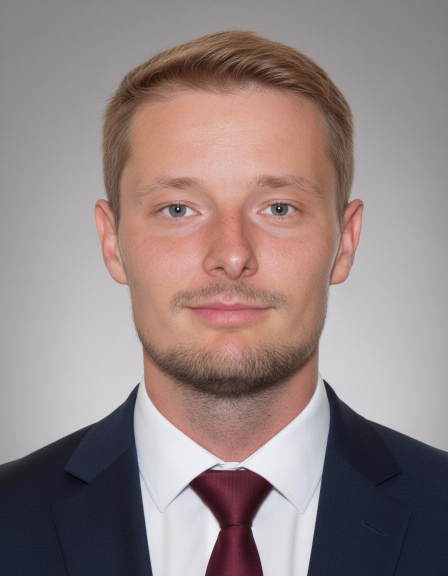
#> input picture portrait.jpg, 896 x 1152 px, found by its file name (shown at 1/2 size)
$ python -i generate_carousel.py   (imports and definitions only)
#> lines starting #> are read from the running program, lines starting #| are printed output that depends on the picture
#!/usr/bin/env python3
"""
generate_carousel.py — Solid Safety LinkedIn carousel generator

Renders the "SolidSafety Carousel" Claude Design template to a print-ready
PDF (each page = one swipeable slide) plus individual PNGs.

    python generate_carousel.py slides.txt --out zarazeni_objektu

Slide script: blocks separated by a line containing only ///
Each block starts with a layout tag, then key: value lines and - items.

    [cover]      eyebrow, title, sub
    [list]       eyebrow, title, - Heading :: description   (2-4 items)
    [stat]       eyebrow, number, lead, note
    [compare]    eyebrow, title, left: LABEL + items, right: LABEL + items, note
    [table]      eyebrow, title, cols: A | B | C, row: x | y | z, note
    [outro]      eyebrow, title, sub   (all optional — defaults below)

The outro slide is appended automatically if the script doesn't end with one,
so the closing CTA is identical on every carousel.

Assets expected next to this script (or set ASSET_DIR / FONT_DIR):
    bg.jpg, portrait.jpg, fonts/SourceSerif4-{400,600,700}.ttf,
    fonts/Archivo-{400,600,800}.ttf
"""

import argparse
import math
import os
import sys

import numpy as np
from PIL import Image, ImageDraw, ImageEnhance, ImageFilter, ImageFont

# ---------------------------------------------------------------- tokens

W, H = 1080, 1350
PAD = 72

BG_DARK = (13, 13, 13)          # #0d0d0d
BG_LIGHT = (243, 242, 242)      # #f3f2f2
INK = (32, 30, 29)              # #201e1d
MUTED_INK = (74, 70, 69)        # #4a4645
ACCENT = (214, 140, 45)         # amber on dark backgrounds
ACCENT_INK = (168, 96, 16)      # darker amber for the light slides
ON_DARK = (255, 255, 255)
ON_DARK_SUB = (220, 217, 215)   # #dcd9d7
ON_DARK_MUTE = (185, 181, 178)  # #b9b5b2
DIVIDER = (32, 30, 29, 89)      # #201e1d @ 35%
RULE_ON_DARK = (255, 255, 255, 102)

ASSET_DIR = ""
FONT_DIR = "fonts"
BG_IMAGE = "bg.jpg"
PORTRAIT = "portrait.jpg"

BRAND = "SOLID SAFETY"
SITE = "solidsafety.cz"
SWIPE = "Listujte →"
NAME = "Radek Morávek"
ROLE = "Solid Safety · HSE konzultant"

# Closing slide — same on every carousel unless the script overrides it.
OUTRO_EYEBROW = "Ukázka nástroje"
OUTRO_TITLE = "Zařazení objektu spočítá nástroj, ne tabulka v Excelu."
OUTRO_SUB = ("Napište mi zprávu a pošlu ukázku nástroje, "
             "který výpočet zařazení objektu provede za vás.")

SERIF = {400: "SourceSerif4-400.ttf", 600: "SourceSerif4-600.ttf",
         700: "SourceSerif4-700.ttf"}
SANS = {400: "Archivo-400.ttf", 600: "Archivo-600.ttf",
        800: "Archivo-800.ttf"}
DISPLAY = "Anton-Regular.ttf"          # story style: condensed heavy caps

# ---- story style ----------------------------------------------------------
STORY_BG = (12, 12, 12)
STORY_PAD = 64
IMAGE_DIR = "images"
STORY_BRAND = "SOLID SAFETY"
STORY_ACCENT = (183, 110, 25)   # muted amber, story style only

_font_cache = {}


def serif(size, weight=400):
    return _load(SERIF[weight], size)


def sans(size, weight=400):
    return _load(SANS[weight], size)


# [8 lines left out: function _load, not called in this run]


def asset(name):
    return os.path.join(ASSET_DIR, name) if ASSET_DIR else name


# ---------------------------------------------------------------- text

# [40 lines left out: functions measure, write, wrap, para, not called in this run]


def para_h(d, text, f, max_w, line_height, tracking=0.0):
    return len(wrap(d, text, f, max_w, tracking)) * line_height


def cap_height(f):
    """Rough visual top offset — Pillow draws from the ascender."""
    return f.getbbox("H")[1]


# ---------------------------------------------------------------- chrome

# [335 lines left out: functions hairline, photo_bg, circle_portrait, eyebrow, footer_light, footer_dark and 6 more, not called in this run]


# ================================================================ story style
#
# Case-study format: one photo per slide, two-tone condensed headline,
# tick-marked bullets, and a "kicker" pay-off line anchored to the bottom.
# Accent runs are marked **like this** in any field.


def display(size):
    return _load(DISPLAY, size)


# [61 lines left out: functions runs, rich_wrap, rich_draw, fit_display, not called in this run]


def grain(img, strength=16):
    """Light film grain so the flat panel doesn't look like a PDF export."""
    arr = np.asarray(img.convert("RGB")).astype(np.int16)
    noise = np.random.default_rng(4).normal(0, strength, arr.shape[:2])[..., None]
    arr = np.clip(arr + noise, 0, 255).astype(np.uint8)
    return Image.fromarray(arr).convert("RGBA")


def story_bg(image_name):
    """Photo on the right, dark panel on the left, soft blend between."""
#> called with image_name = 'portrait.jpg'
    path = None
    for candidate in (os.path.join(IMAGE_DIR, image_name) if image_name else None,
                      image_name, asset(BG_IMAGE)):
        if candidate and os.path.exists(candidate):
            path = candidate
            break

    base = Image.new("RGB", (W, H), STORY_BG)
#> base: PIL image 1080x1350 RGB; every value is 12
    if path:
        img = Image.open(path).convert("RGB")
#> img is the input picture: PIL image 896x1152 RGB; mean R, G, B 148.2, 132.1, 131.3
        ratio = max(W / img.width, H / img.height)
#> ratio = 1.21
        if ratio > 2:
            # low-res source: step up gradually and re-sharpen between steps,
            # which holds edges far better than one big LANCZOS jump
            w0, h0 = img.size
            step = 1.0
            while step < ratio:
                step = min(step * 1.7, ratio)
                img = img.resize((max(1, int(w0 * step)), max(1, int(h0 * step))),
                                 Image.LANCZOS)
                img = img.filter(ImageFilter.UnsharpMask(radius=1.6, percent=70,
                                                         threshold=2))
        scale = max(W / img.width, H / img.height)
#> scale = 1.21
        img = img.resize((max(W, int(img.width * scale)),
                          max(H, int(img.height * scale))), Image.LANCZOS)
#> img: PIL image 1080x1388 RGB
        img = img.filter(ImageFilter.UnsharpMask(radius=1.3, percent=120, threshold=3))
        left = (img.width - W) // 2
#> left = 0
        top = (img.height - H) // 2
#> top = 19
        base = img.crop((left, top, left + W, top + H))
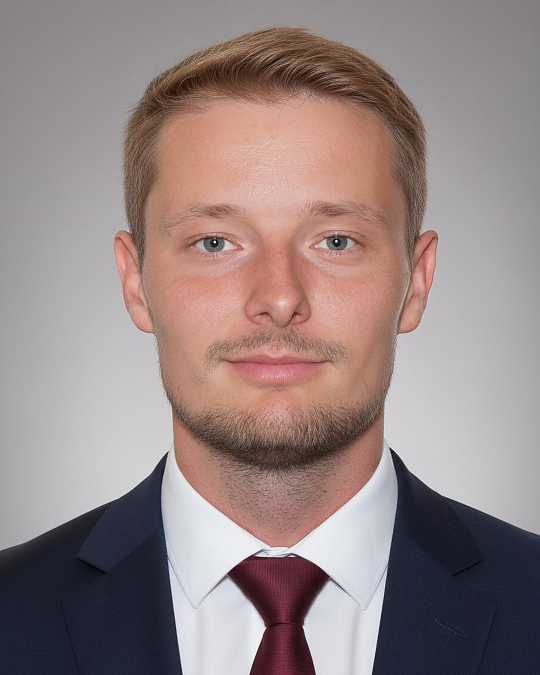
#> base: PIL image 1080x1350 RGB (shown at 1/2 size); mean R, G, B 149.4, 132.9, 131.8
        base = ImageEnhance.Color(base).enhance(0.42)
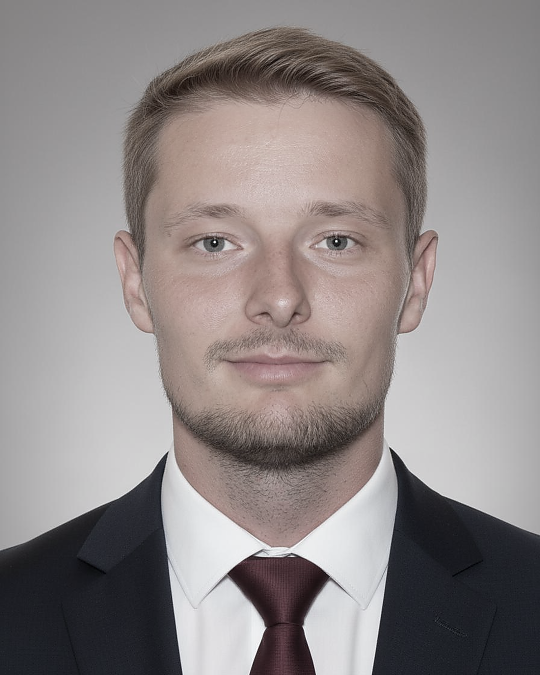
#> base: PIL image 1080x1350 RGB (shown at 1/2 size); mean R, G, B 142.2, 135.2, 134.8
        base = ImageEnhance.Brightness(base).enhance(1.02)
        base = ImageEnhance.Contrast(base).enhance(1.06)

    xs = np.arange(W)[None, :] / W
    alpha = np.clip((0.70 - xs) / 0.30, 0, 1) ** 0.90 * 0.94
    alpha = np.repeat(alpha, H, axis=0)

    ys = np.arange(H)[:, None] / H
    alpha = np.clip(alpha + np.clip((ys - 0.82) / 0.18, 0, 1) * 0.28, 0, 1)

    arr = np.asarray(base).astype(np.float32)
    ink = np.array(STORY_BG, dtype=np.float32)
    out = arr * (1 - alpha[..., None]) + ink * alpha[..., None]
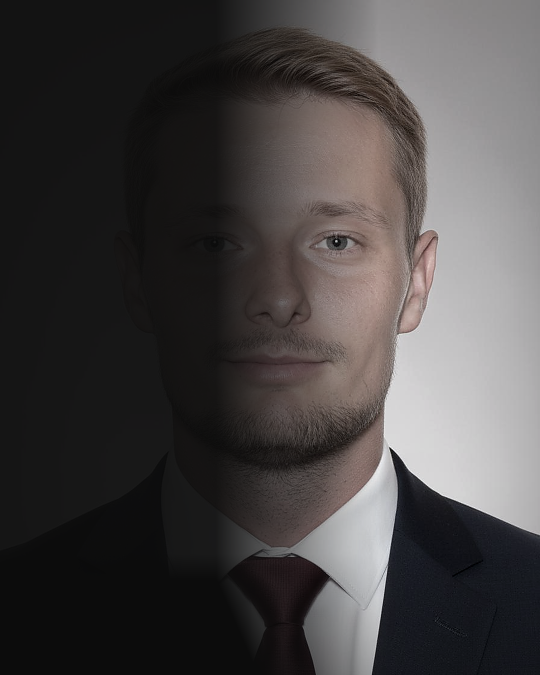
#> out: shape (1350, 1080, 3) float64 (shown at 1/2 size); mean R, G, B 72, 68.9, 68.7
    return grain(Image.fromarray(out.astype(np.uint8)))


# [265 lines left out: functions story_counter, bullets_height, story_bullets, story_kicker, story_photo, story_canvas and 7 more, not called in this run]


def render_story(s, index, total):
    return story_body(s, index, total)


def render_story_outro(s, index, total):
    return story_body(s, index, total, sign=s.get("sign", ""))


SOLID = {"cover": render_cover, "list": render_list, "stat": render_stat,
         "compare": render_compare, "table": render_table, "outro": render_outro}

STORY = {"cover": render_story_cover, "story": render_story,
         "outro": render_story_outro}

STYLES = {"solid": SOLID, "story": STORY}


# ---------------------------------------------------------------- parsing

class Slide:
    # [10 lines left out: functions __init__, get, not called in this run]

    def get_all(self, key):
        return [v for k, v in self.pairs if k == key]

    def items_for(self, key):
        return [t for k, t in self.items if k == key]

    def all_items(self):
        return [t for _, t in self.items]


# [67 lines left out: functions parse, main, not called in this run]


# [2 lines not run here, left out]

>>> result = story_bg('portrait.jpg')
